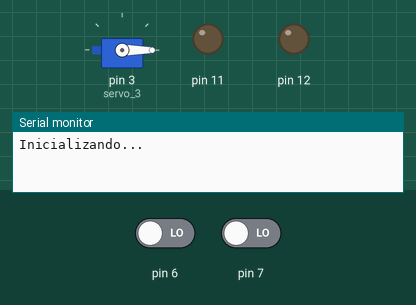
This sketch was run on a simulated Arduino Uno, built with avr-gcc and run on an emulated ATmega328P. Parts: servo, output pins drawn as LEDs (lit = HIGH), the last lines printed to the serial monitor. Dashed ring = blinking. The test bench sets the inputs (shaded band); at power-on: pin 6 LOW, pin 7 LOW.

Above: at 1.2 s.
1.3 s: pin 6 driven HIGH
At 1.7 s:
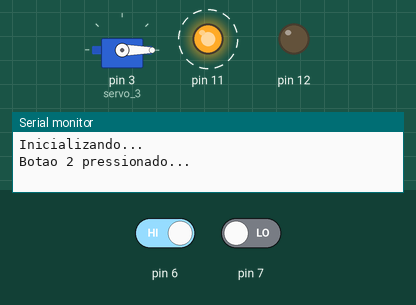
4.3 s: pin 7 driven HIGH
At 4.6 s:
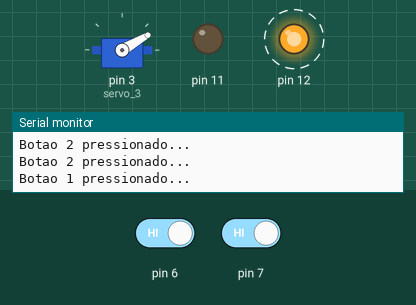
7.3 s: pin 6 driven LOW
At 8.2 s:
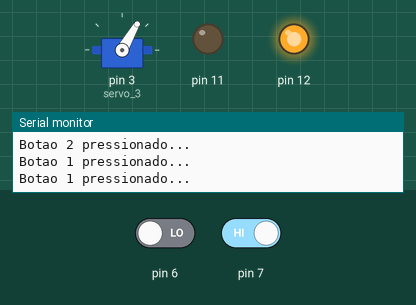
10.3 s: pin 7 driven LOW
At 11.7 s:
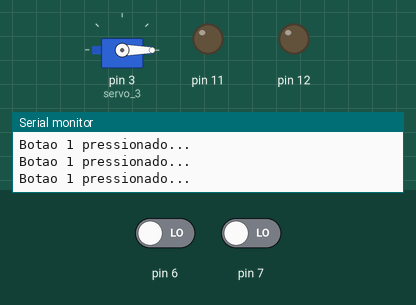
Timing chart, 0 to 12.8 s (numbered marks = the images above; inputs shaded):
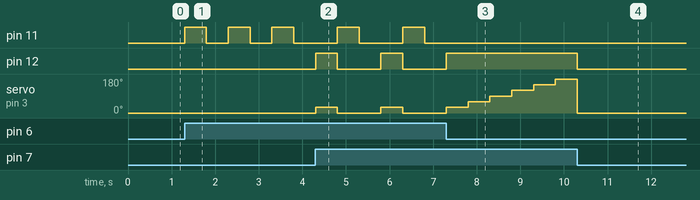

Measured:
- after the input at 1.3 s, pin 11: alternates HIGH for 0.50 s and LOW for 0.50 s, starting at once
- after the input at 4.3 s, pin 11: alternates HIGH for 0.50 s and LOW for 1.0 s, starting after 0.50 s; pin 12: alternates HIGH for 0.50 s and LOW for 1.0 s, starting at once; servo on pin 3 (servo_3): alternates 30° for 0.50 s and 0° for 1.0 s, starting at once
- after the input at 7.3 s, pin 11: stops changing and stays LOW; pin 12: goes on until 7.3 s, then stays HIGH
- after the input at 10.3 s, pin 12: goes on until 10.3 s, then stays LOW; servo on pin 3 (servo_3): goes on until 10.3 s, then stays 0°

The sketch:

copy_of_aula_06a_exemplos_servomotor1.ino
```cpp
// C++ code
//
#include <Servo.h>

int rotacao_graus = 0;
int leitura_servo = 0;

Servo servo_3;

void setup()
{
  Serial.begin(9600);
  Serial.println("Inicializando...");

  pinMode(7, INPUT);
  pinMode(12, OUTPUT);
  pinMode(6, INPUT);
  pinMode(11, OUTPUT);

  servo_3.write(0);
  servo_3.attach(3, 500, 2500);
}

void loop()
{
  if (digitalRead(7) == HIGH) {
    Serial.println("Botao 1 pressionado...");
    rotacao_graus = (servo_3.read() + 30);
    servo_3.write(rotacao_graus);
    digitalWrite(12, HIGH);
    delay(500); // Wait for 500 millisecond(s)
    digitalWrite(12, LOW);
    if (servo_3.read() >= 180) {
      servo_3.write(0);
      delay(500); // Wait for 500 millisecond(s)
    }
  }
  if (digitalRead(6) == HIGH) {
    Serial.println("Botao 2 pressionado...");
    rotacao_graus = (servo_3.read() - 30);
    servo_3.write(rotacao_graus);
    digitalWrite(11, HIGH);
    delay(500); // Wait for 500 millisecond(s)
    digitalWrite(11, LOW);
    if (servo_3.read() <= 0) {
      servo_3.write(0);
      delay(500); // Wait for 500 millisecond(s)
    }
  }
}
```
